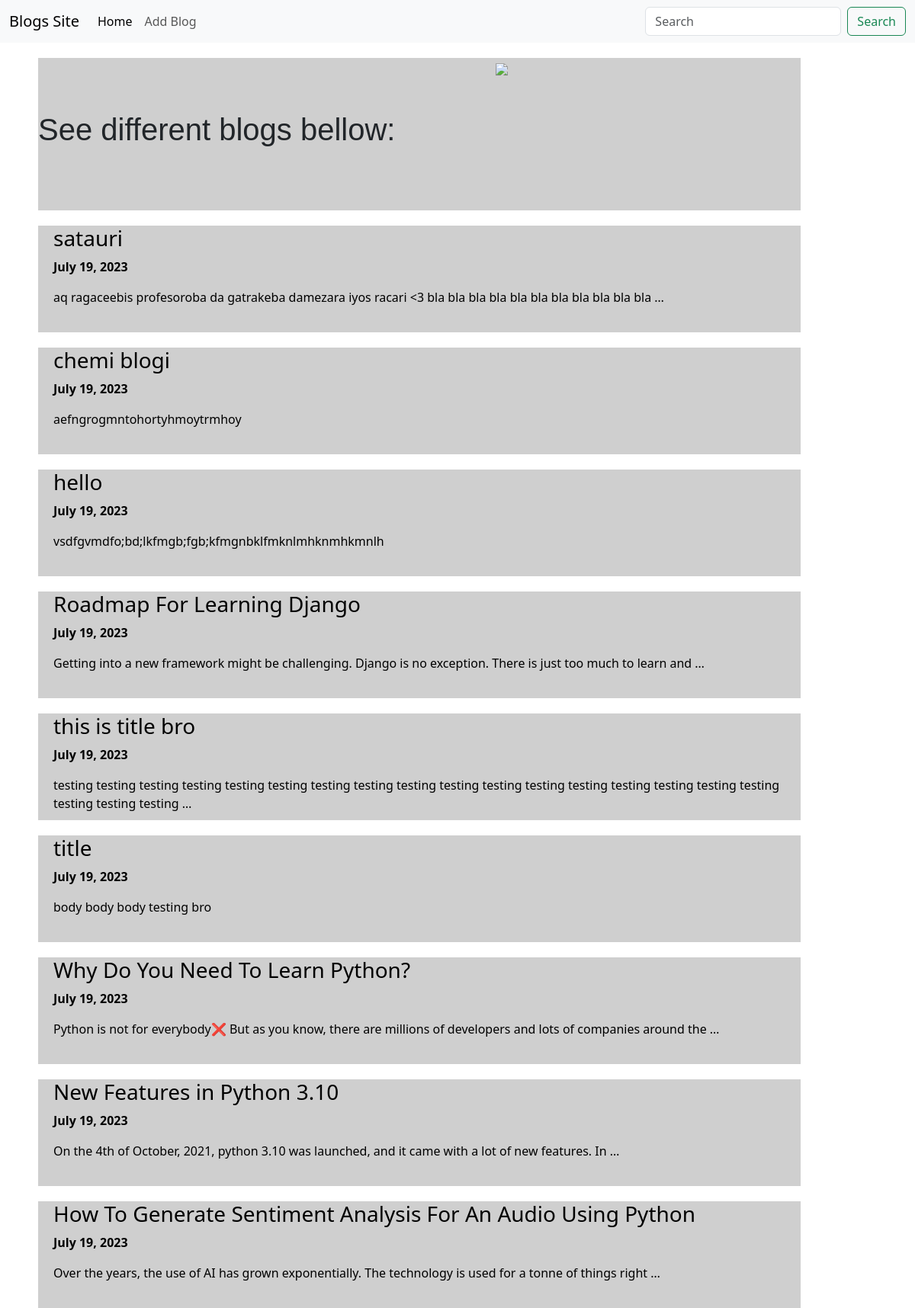
The page / on the database its author committed.
### posts/models.py (models this page shows)
class Post(models.Model):
    title = models.CharField(max_length=100)
    body = models.CharField(max_length=1000)
    created_at = models.DateField(default=datetime.now, blank=True)

### posts/views.py (the view)
# urls.py: path('', views.index, name='index'),
def index(request):
    posts = Post.objects.all()
    return render(request, 'index.html', {'posts': posts})

### templates/index.html (shortened to what this page needs)
<!DOCTYPE html>
<html lang="en">
<head>
    {% load static %}
    <link href="https://cdn.jsdelivr.net/npm/bootstrap@5.3.0/dist/css/bootstrap.min.css" rel="stylesheet">
    <link rel="stylesheet" href="{% static 'styles.css' %}">
</head>
<body>
    <nav class="navbar navbar-expand-lg bg-body-tertiary">
        <div class="container-fluid">
          <a class="navbar-brand" href="/">Blogs Site</a>
          <div class="collapse navbar-collapse" id="navbarSupportedContent">
            <ul class="navbar-nav me-auto mb-2 mb-lg-0">
              <li class="nav-item">
                <a class="nav-link active" aria-current="page" href="/">Home</a>
              </li>
              <li class="nav-item">
                <a class="nav-link" href="addblog">Add Blog</a>
              </li>
            </ul>
            <form class="d-flex" role="search">
              <input class="form-control me-2" type="search" placeholder="Search" aria-label="Search">
              <button class="btn btn-outline-success" type="submit">Search</button>
            </form>
          </div>
        </div>
      </nav>
    <div class="bloghead">
        <h1 style="font-family: sans-serif; transform: translateY(70px);">See different blogs bellow:</h1>
        <img src="https://gifdb.com/images/high/anime-dance-kawaii-girl-qqauna9j0gum8j66.gif" width="200px" id="dancing_girl">
    </div>
    {% for post in posts reversed%}
    <div class="blog" style="height: 140px;">
      <a style="text-decoration: none; color: black;" href="post/{{post.id}}">
        <h3 id="blog_title">{{post.title}}</h3>
        <p style="font-weight: bolder; margin-left: 20px;">{{post.created_at}}</p>
        <p id="blog_body">{{post.body|truncatewords:20}}</p>
      </a>
    </div>
    {% endfor %}
</body>
</html>

### static/styles.css (style rules this page uses)
.bloghead { width: 1000px; height: 200px; margin-top: 20px; transform: translateX(50px); background-color: rgb(207, 207, 207); }
.blog { width: 1000px; margin-top: 20px; transform: translateX(50px); background-color: rgb(207, 207, 207); }
#dancing_girl { margin-left: 600px; transform: translateY(-55px); }
#blog_title { margin-left: 20px; }
#blog_body { margin-left: 20px; }

### rows shown on the page
Post: title "satauri", created_at "July 19, 2023", body "aq ragaceebis profesoroba da gatrakeba damezara iyos racari <3 bla bla bla bla bla bla bla bla bla bla bla …"
Post: title "chemi blogi", created_at "July 19, 2023", body "aefngrogmntohortyhmoytrmhoy"
Post: title "hello", created_at "July 19, 2023", body "vsdfgvmdfo;bd;lkfmgb;fgb;kfmgnbklfmknlmhknmhkmnlh"
Post: title "Roadmap For Learning Django", created_at "July 19, 2023", body "Getting into a new framework might be challenging. Django is no exception. There is just too much to learn and …"
Post: title "this is title bro", created_at "July 19, 2023", body "testing testing testing testing testing testing testing testing testing testing testing testing testing testing testing testing testing testing testing testing …"
Post: title "title", created_at "July 19, 2023", body "body body body testing bro"
Post: title "Why Do You Need To Learn Python?", created_at "July 19, 2023", body "Python is not for everybody❌ But as you know, there are millions of developers and lots of companies around the …"
Post: title "New Features in Python 3.10", created_at "July 19, 2023", body "On the 4th of October, 2021, python 3.10 was launched, and it came with a lot of new features. In …"
Post: title "How To Generate Sentiment Analysis For An Audio Using Python", created_at "July 19, 2023", body "Over the years, the use of AI has grown exponentially. The technology is used for a tonne of things right …"
